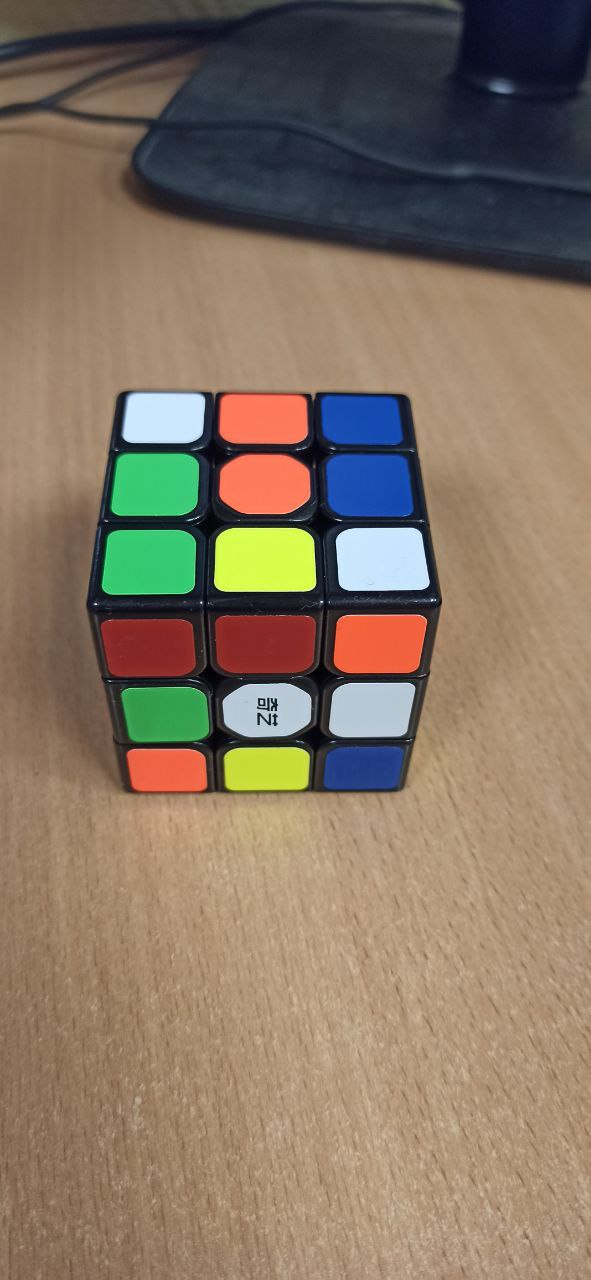
#> input picture dataset/img/photo_2023-06-06_10-39-44.jpg, 591 x 1280 px, given in place of the camera
$ python cube_color.py
#> lines starting #> are read from the running program, lines starting #| are printed output that depends on the picture; after the words box and inside, x2 and y2 are one past the last pixel; in counts of white or black regions, pixels touching at a corner belong together
import cv2
import numpy as np

def nothing(x):
    pass

# Create a window
cv2.namedWindow('image')

# Create trackbars for color change
# Hue is from 0-179 for OpenCV
cv2.createTrackbar('HMin', 'image', 0, 179, nothing)
#> slider 'HMin' is set to 35
cv2.createTrackbar('SMin', 'image', 0, 255, nothing)
#> slider 'SMin' is set to 51
cv2.createTrackbar('VMin', 'image', 0, 255, nothing)
#> slider 'VMin' is set to 51
cv2.createTrackbar('HMax', 'image', 0, 179, nothing)
#> slider 'HMax' is set to 179
cv2.createTrackbar('SMax', 'image', 0, 255, nothing)
#> slider 'SMax' is set to 255
cv2.createTrackbar('VMax', 'image', 0, 255, nothing)
#> slider 'VMax' is set to 255

# Set default value for Max HSV trackbars
cv2.setTrackbarPos('HMax', 'image', 179)
cv2.setTrackbarPos('SMax', 'image', 255)
cv2.setTrackbarPos('VMax', 'image', 255)

# Initialize HSV min/max values
hMin = sMin = vMin = hMax = sMax = vMax = 0
phMin = psMin = pvMin = phMax = psMax = pvMax = 0

# Initialize webcam
cap = cv2.VideoCapture(0)

while True:
    # Read frame from webcam
    ret, frame = cap.read()
#> frame is the input picture: shape (1280, 591, 3); mean B, G, R 99, 117, 134.5

    if not ret:
        break

    # Get current positions of all trackbars
    hMin = cv2.getTrackbarPos('HMin', 'image')
    sMin = cv2.getTrackbarPos('SMin', 'image')
    vMin = cv2.getTrackbarPos('VMin', 'image')
    hMax = cv2.getTrackbarPos('HMax', 'image')
    sMax = cv2.getTrackbarPos('SMax', 'image')
    vMax = cv2.getTrackbarPos('VMax', 'image')

    # Set minimum and maximum HSV values to display
    lower = np.array([hMin, sMin, vMin])
    upper = np.array([hMax, sMax, vMax])

    # Convert to HSV format and color threshold
    hsv = cv2.cvtColor(frame, cv2.COLOR_BGR2HSV)
#> hsv: shape (1280, 591, 3); mean H, S, V 38.7, 93.2, 144.3
    mask = cv2.inRange(hsv, lower, upper)
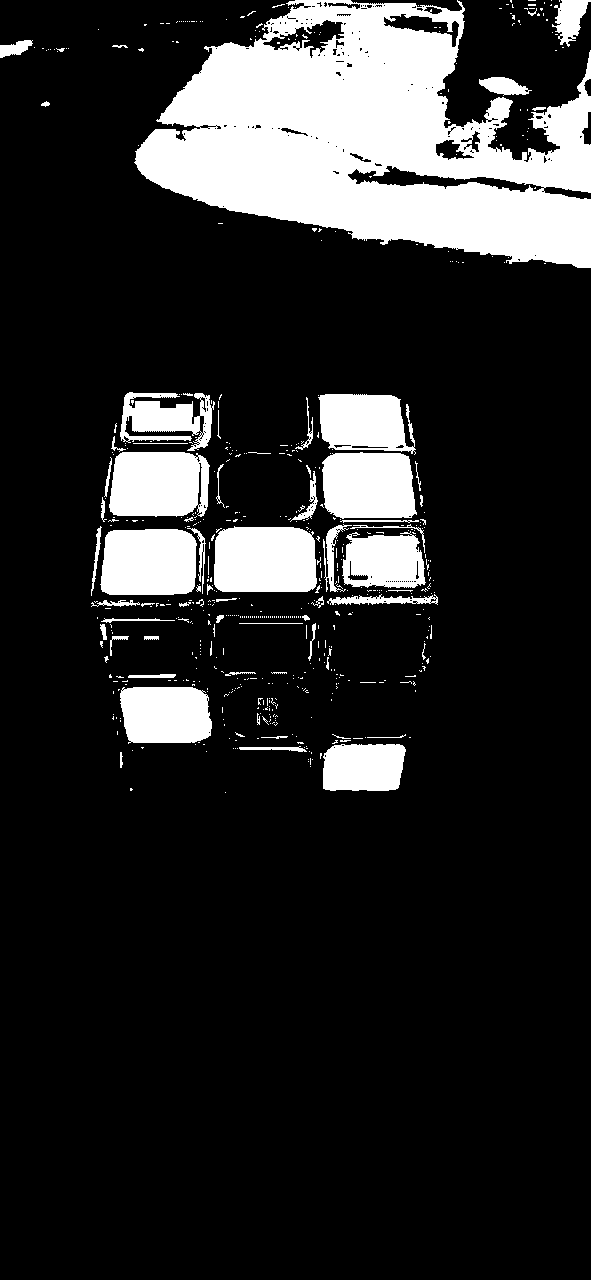
#> mask: shape (1280, 591); 16.4% white; 578 white regions (511 under 20 px), largest, box (x1, y1, x2, y2) and area: (134, 0, 591, 268) 71928, (214, 526, 317, 592) 6364, (100, 529, 197, 595) 5926
    result = cv2.bitwise_and(frame, frame, mask=mask)
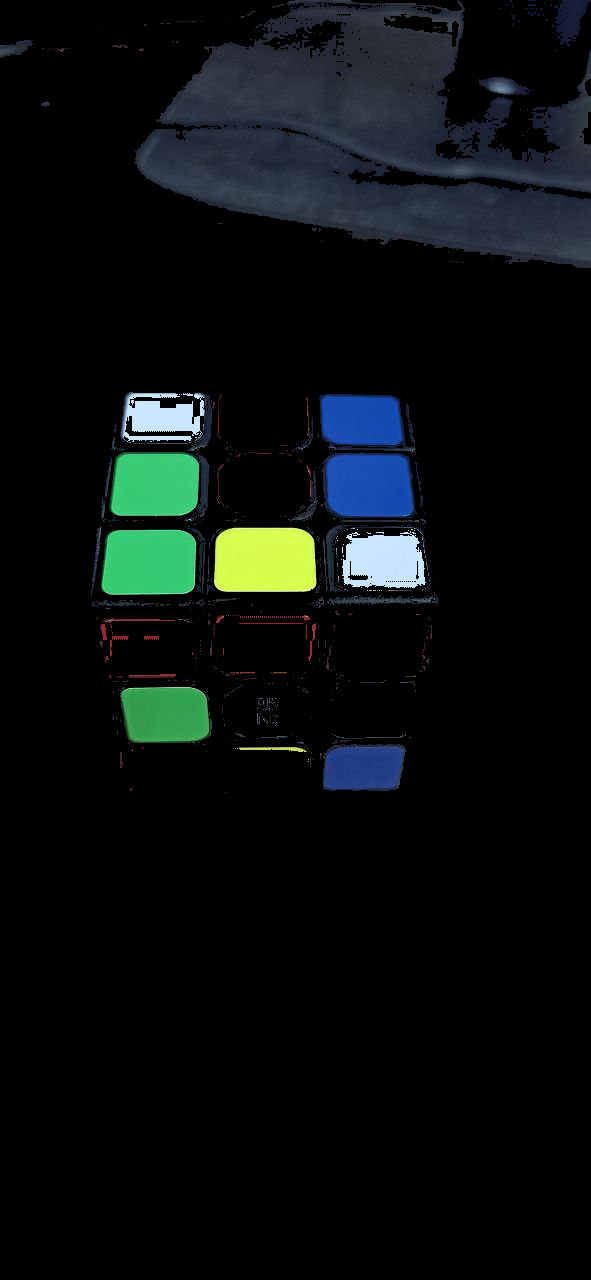
#> result: shape (1280, 591, 3); mean B, G, R 14.5, 14.4, 9.7

    # Print if there is a change in HSV value
    if (phMin != hMin) or (psMin != sMin) or (pvMin != vMin) or (phMax != hMax) or (psMax != sMax) or (pvMax != vMax):
        print("(hMin = %d , sMin = %d, vMin = %d), (hMax = %d , sMax = %d, vMax = %d)" % (hMin, sMin, vMin, hMax, sMax, vMax))
        phMin = hMin
        psMin = sMin
        pvMin = vMin
        phMax = hMax
        psMax = sMax
        pvMax = vMax

    # Display result image
    cv2.imshow('image', result)
    if cv2.waitKey(10) & 0xFF == ord('q'):
#> (key q is pressed here)
        break

# Release the webcam and close windows
cap.release()
cv2.destroyAllWindows()
